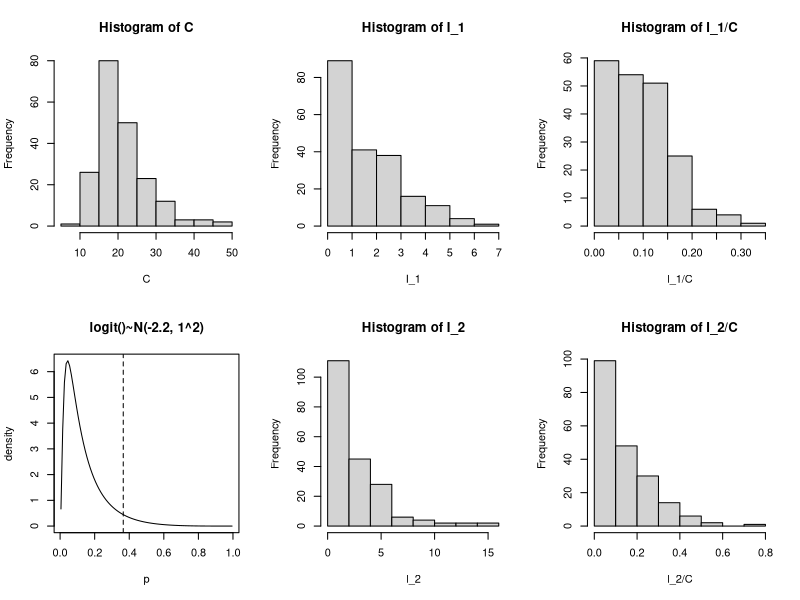

This figure's R source:
library(lme4)

n = 200
set.seed(2001)
par(mfrow=c(2, 3))
# Skewness in degree
C = round(exp(rnorm(n, 3, 0.3)))
hist(C)

# p is constant
p = 0.1
I_1 = rbinom(length(C), C, p)
hist(I_1)
hist(I_1/C)

#Skewness p_transmission
mu = log(p) - log(1-p) # So mode is same as p defined above
sigma = 1.0 # Larger sigma => Higher skewnwss
x = ppoints(100)
plot(x, dnorm(log(x/(1-x)), mu, sigma)/(x*(1-x)), ty='l', xlab='p', ylab='density', main=paste0("logit()~N(", round(mu, 2), ", ", sigma, "^2)"))
abline(v=exp(qnorm(0.95, mu, sigma))/(1+exp(qnorm(0.95, mu, sigma))), lty=2)
normals = rnorm(n, mu, sigma)
p_trans = exp(normals)/(1+exp(normals))
I_2 = rbinom(length(C), C, p_trans)
hist(I_2)
hist(I_2/C)

# Fitting GLMM
dat.ungroup = function(I, C)
{
    k = 0
    n = length(C)
    df = list(outcome=NA, group=NA)
    for(i in 1:n)
    {
        df$outcome[k + 1:I[i]] = 1
        df$group[k + 1:I[i]] = paste(i)
        df$outcome[k + I[i] + 1:(C[i]-I[i])] = 0
        df$group[k + I[i] + 1:(C[i]-I[i])] = paste(i)
        k = k + C[i]
    }
    return(data.frame(df))
}
df1 = dat.ungroup(I_1, C)
model1 = glmer(outcome~1|group, family='binomial', data=df1)
print("##### MODEL 1 #####")
print(summary(model1))
df2 = dat.ungroup(I_2, C)
model2 = glmer(outcome~1|group, family='binomial', data=df2)
print("##### MODEL 2 #####")
print(summary(model2))
# model0 = glmer(cbind(I_2, C-I_2)~1|1, family='binomial')
